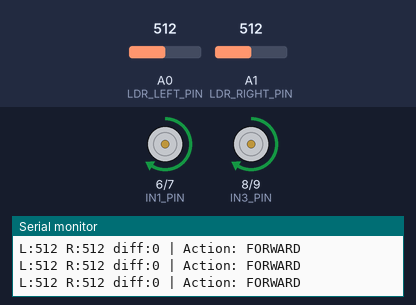
The sketch below on a simulated Arduino Uno, built with avr-gcc and run on an emulated ATmega328P. Parts: motor-driver pin pairs drawn as motors (green arrow = first pin HIGH = forward, orange = second pin HIGH = backward, longer = more drive, scaled by the enable pin), the last lines printed to the serial monitor. The inputs (shaded band) are chosen by the test bench; at power-on: A0 (LDR_LEFT_PIN) = 512, A1 (LDR_RIGHT_PIN) = 512.

Above: at 1.2 s.
1.3 s: A0 (LDR_LEFT_PIN) set to 558
3.3 s: A0 (LDR_LEFT_PIN) set to 587
At 4.6 s:
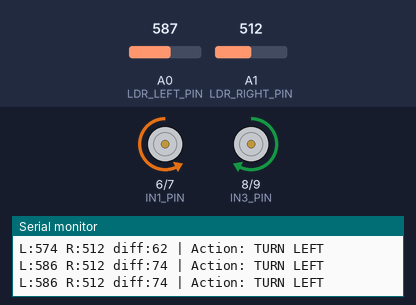
4.9 s: A1 (LDR_RIGHT_PIN) set to 544
At 5.9 s:
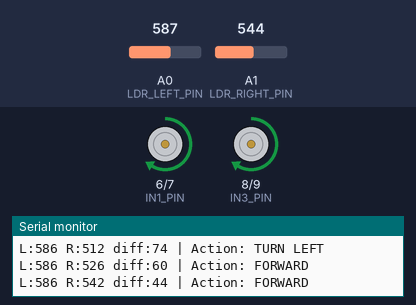
6.5 s: A1 (LDR_RIGHT_PIN) set to 640
8.6 s: A1 (LDR_RIGHT_PIN) set to 661
At 9.7 s:
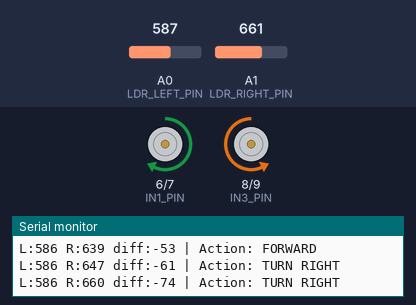
10.1 s: A1 (LDR_RIGHT_PIN) set to 511
At 11.8 s:
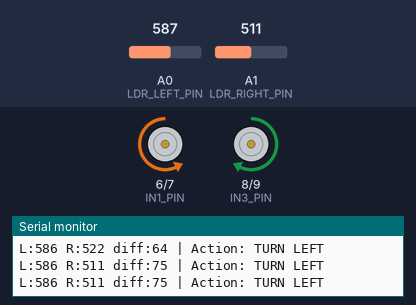
Timing chart, 0 to 13.1 s (numbered marks = the images above; inputs shaded):
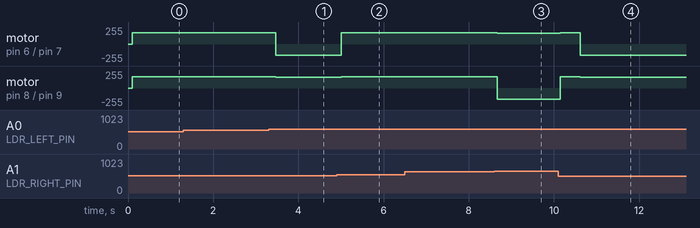

The sketch:

Light-Following-Robot.ino
```cpp
// 083 - Light Following Robot
// A two-wheel robot that steers towards the brightest light source using
// two LDR voltage dividers and an L298N motor driver.
// Board: Arduino Uno
//
// Wiring:
//   Left LDR divider:  5V -> LDR -> analog pin A0 -> 10k ohm -> GND
//   Right LDR divider: 5V -> LDR -> analog pin A1 -> 10k ohm -> GND
//     (more light on the LDR = higher analog reading, 0...1023)
//
//   L298N motor driver (standard robot wiring):
//     ENA -> digital pin 5  (PWM left motor speed, remove the ENA jumper cap)
//     IN1 -> digital pin 6, IN2 -> digital pin 7   (left motor)
//     IN3 -> digital pin 8, IN4 -> digital pin 9   (right motor)
//     ENB -> digital pin 10 (PWM right motor speed, remove the ENB jumper cap)
//     +12V -> separate 6-12V motor battery pack (+)
//     GND  -> battery (-) AND Arduino GND (common ground is essential)
//
// IMPORTANT: power the motors from a separate 6-12V supply, never from the
// Arduino 5V pin, and always join the supply ground to the Arduino ground.
//
// Steering rules:
//   both readings dark                 -> stop (nothing to follow)
//   both sides within the deadband     -> drive straight (balanced light)
//   left much brighter than right      -> pivot left  towards the light
//   right much brighter than left      -> pivot right towards the light

// ---------------- Pin constants ----------------
const int LDR_LEFT_PIN = A0;    // left LDR divider
const int LDR_RIGHT_PIN = A1;   // right LDR divider

const int ENA_PIN = 5;   // L298N enable A (PWM) - left motor speed
const int IN1_PIN = 6;   // L298N left motor input 1
const int IN2_PIN = 7;   // L298N left motor input 2
const int IN3_PIN = 8;   // L298N right motor input 1
const int IN4_PIN = 9;   // L298N right motor input 2
const int ENB_PIN = 10;  // L298N enable B (PWM) - right motor speed

// ---------------- Behaviour settings ----------------
const int CRUISE_SPEED = 170;   // 0-255 straight line speed
const int TURN_SPEED = 165;     // 0-255 pivot speed towards the light
const int DEADBAND = 60;        // L-R difference considered "balanced"
const int DARK_LEVEL = 150;     // both below this = room is too dark
const float SMOOTHING = 0.25;   // low pass filter weight for new samples (0-1)
const unsigned long PRINT_MS = 500;  // Serial heartbeat interval

// ---------------- State variables ----------------
float leftValue = 0;         // smoothed left reading
float rightValue = 0;        // smoothed right reading
char lastAction[16] = "";    // last printed decision
unsigned long lastPrintMs = 0;

// Drive the left motor. Speed is signed: + forward, - reverse, 0 stop.
void setLeftMotor(int speed) {
  if (speed > 0) {
    digitalWrite(IN1_PIN, HIGH);
    digitalWrite(IN2_PIN, LOW);
    analogWrite(ENA_PIN, speed);
  } else if (speed < 0) {
    digitalWrite(IN1_PIN, LOW);
    digitalWrite(IN2_PIN, HIGH);
    analogWrite(ENA_PIN, -speed);
  } else {
    digitalWrite(IN1_PIN, LOW);
    digitalWrite(IN2_PIN, LOW);
    analogWrite(ENA_PIN, 0);
  }
}

// Drive the right motor in exactly the same way
void setRightMotor(int speed) {
  if (speed > 0) {
    digitalWrite(IN3_PIN, HIGH);
    digitalWrite(IN4_PIN, LOW);
    analogWrite(ENB_PIN, speed);
  } else if (speed < 0) {
    digitalWrite(IN3_PIN, LOW);
    digitalWrite(IN4_PIN, HIGH);
    analogWrite(ENB_PIN, -speed);
  } else {
    digitalWrite(IN3_PIN, LOW);
    digitalWrite(IN4_PIN, LOW);
    analogWrite(ENB_PIN, 0);
  }
}

void driveForward(int speed) {
  setLeftMotor(speed);
  setRightMotor(speed);
}

void stopMotors() {
  setLeftMotor(0);
  setRightMotor(0);
}

// Spin left on the spot: left wheel back, right wheel forward
void pivotLeft(int speed) {
  setLeftMotor(-speed);
  setRightMotor(speed);
}

// Spin right on the spot: left wheel forward, right wheel back
void pivotRight(int speed) {
  setLeftMotor(speed);
  setRightMotor(-speed);
}

// Average several analog readings so single noisy samples cannot steer us
int readSmoothed(int pin) {
  long total = 0;
  for (byte i = 0; i < 8; i++) {
    total += analogRead(pin);
    delay(2);
  }
  return (int)(total / 8);
}

// Merge a fresh sample into the filtered value (simple low pass filter)
float smooth(float previous, int raw) {
  return previous + SMOOTHING * ((float)raw - previous);
}

void setup() {
  pinMode(LDR_LEFT_PIN, INPUT);
  pinMode(LDR_RIGHT_PIN, INPUT);

  pinMode(ENA_PIN, OUTPUT);
  pinMode(IN1_PIN, OUTPUT);
  pinMode(IN2_PIN, OUTPUT);
  pinMode(IN3_PIN, OUTPUT);
  pinMode(IN4_PIN, OUTPUT);
  pinMode(ENB_PIN, OUTPUT);

  stopMotors();

  // Load the filters with real values so the robot starts from a true state
  leftValue = readSmoothed(LDR_LEFT_PIN);
  rightValue = readSmoothed(LDR_RIGHT_PIN);

  Serial.begin(9600);
  Serial.println("083 - Light Following Robot ready.");
  Serial.println("Shine a torch on one side and watch the robot steer to it.");
}

void loop() {
  // ----- 1. Read both dividers and update the filters -----
  int rawLeft = readSmoothed(LDR_LEFT_PIN);
  int rawRight = readSmoothed(LDR_RIGHT_PIN);
  leftValue = smooth(leftValue, rawLeft);
  rightValue = smooth(rightValue, rawRight);

  int left = (int)leftValue;
  int right = (int)rightValue;
  int diff = left - right;          // positive = left side is brighter
  int gap = abs(diff);

  // ----- 2. Choose the driving action -----
  const char* action;

  if (left < DARK_LEVEL && right < DARK_LEVEL) {
    // Nothing bright enough to follow - wait quietly
    action = "STOP (dark)";
    stopMotors();
  } else if (gap <= DEADBAND) {
    // Both sides see about the same light - go straight ahead
    action = "FORWARD";
    driveForward(CRUISE_SPEED);
  } else if (diff > 0) {
    // Left side is brighter - turn towards it
    action = "TURN LEFT";
    pivotLeft(TURN_SPEED);
  } else {
    // Right side is brighter - turn towards it
    action = "TURN RIGHT";
    pivotRight(TURN_SPEED);
  }

  // ----- 3. Report the values plus action on change and every 500 ms -----
  if (strcmp(action, lastAction) != 0 || millis() - lastPrintMs >= PRINT_MS) {
    strcpy(lastAction, action);
    lastPrintMs = millis();

    Serial.print("L:");
    Serial.print(left);
    Serial.print(" R:");
    Serial.print(right);
    Serial.print(" diff:");
    Serial.print(diff);
    Serial.print(" | Action: ");
    Serial.println(action);
  }

  delay(25);
}
```

Measured:
- the behaviour switches between 573 and 574 on A0 (LDR_LEFT_PIN) (found by bisection; images 0 and 1)
- the behaviour switches between 526 and 527 on A1 (LDR_RIGHT_PIN) (found by bisection; images 1 and 2)
- the behaviour switches between 647 and 648 on A1 (LDR_RIGHT_PIN) (found by bisection; images 2 and 3)
- after the input at 3.3 s, motor on pin 6 (IN1_PIN) / pin 7 (IN2_PIN): forward 170/255 → backward 165/255 after 0.17 s; motor on pin 8 (IN3_PIN) / pin 9 (IN4_PIN): forward 170/255 → forward 165/255 after 0.17 s
- after the input at 4.9 s, motor on pin 6 (IN1_PIN) / pin 7 (IN2_PIN): backward 165/255 → forward 170/255 after 0.11 s; motor on pin 8 (IN3_PIN) / pin 9 (IN4_PIN): forward 165/255 → forward 170/255 after 0.11 s
- after the input at 8.6 s, motor on pin 6 (IN1_PIN) / pin 7 (IN2_PIN): forward 170/255 → forward 165/255 after 0.07 s; motor on pin 8 (IN3_PIN) / pin 9 (IN4_PIN): forward 170/255 → backward 165/255 after 0.07 s
- after the input at 10.1 s, motor on pin 6 (IN1_PIN) / pin 7 (IN2_PIN): forward 165/255 → forward 170/255 after 0.05 s, → backward 165/255 0.47 s later; motor on pin 8 (IN3_PIN) / pin 9 (IN4_PIN): backward 165/255 → forward 170/255 after 0.05 s, → forward 165/255 0.47 s later
